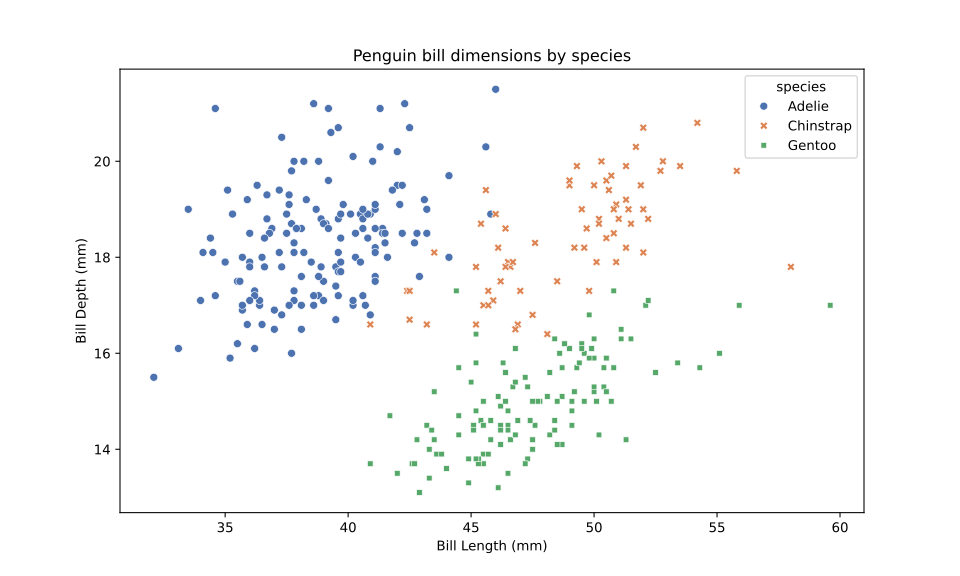

Write Python code to recreate this figure.
import seaborn as sns
import matplotlib.pyplot as plt
import pandas as pd
import json

# Load an example dataset from seaborn
data = sns.load_dataset('penguins')

# Create a scatter plot with the seaborn dataset
plt.figure(figsize=(10, 6))
scatter_plot = sns.scatterplot(data=data, x="bill_length_mm", y="bill_depth_mm", hue="species", style="species", palette="deep")
plt.title('Penguin bill dimensions by species')
plt.xlabel('Bill Length (mm)')
plt.ylabel('Bill Depth (mm)')

# Save the plot as an SVG file
plt.savefig('scatterplot.svg', format='svg')

# Generating the 'maidr' structure
maidr = {
    'type': 'point',
    'id': 'scatter',
    'selector': "TODO: INCLUDE THE POINT SELECTOR HERE",
    'title': 'Penguin bill dimensions by species',
    'name': 'Scatterplot',
    'axes': {
        'x': {
            'label': 'Bill Length (mm)',
        },
        'y': {
            'label': 'Bill Depth (mm)',
        },
    },
    'labels': {
        'title': 'Penguin bill dimensions by species',
        'x': 'Bill Length (mm)',
        'y': 'Bill Depth (mm)',
    },
    'data': [
        [
            {
                'x': row['bill_length_mm'],
                'y': row['bill_depth_mm'],
            }
            for _, row in data.iterrows() if not (pd.isnull(row['bill_length_mm']) or pd.isnull(row['bill_depth_mm']))
        ]
    ],
}

# Writing the raw data to a JSON file
with open("scatterplot_raw_data.json", 'w') as json_file:
    json.dump(maidr["data"], json_file, indent=4)

# Writing the dictionary to a JSON file
with open("scatterplot_maidr.json", 'w') as json_file:
    json.dump(maidr, json_file, indent=4)   

# Display the plot
plt.show()

# Close the plot
plt.close()
